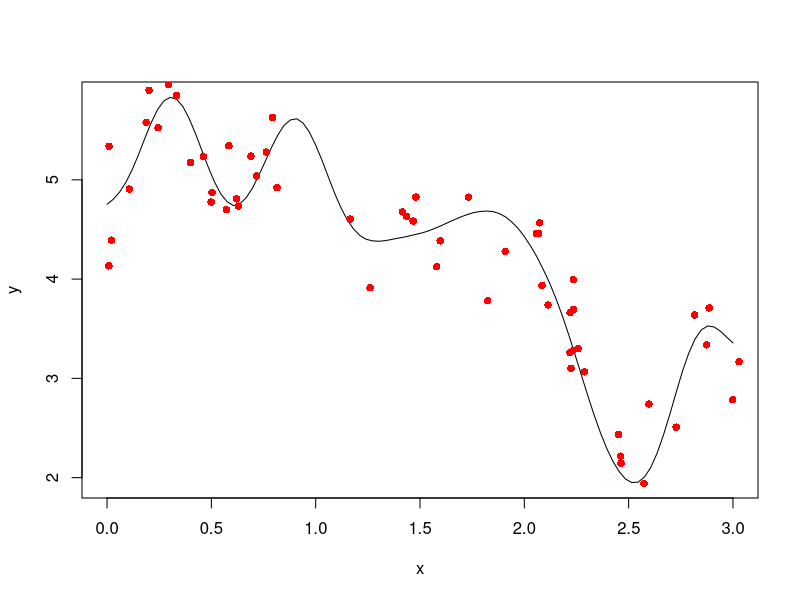

Reproduce this figure in R.
library(magrittr)
library(fields)

set.seed(12413344)

x = seq(0,3, length.out = 100)

d = dist(x) %>% as.matrix()

sigma2=0.5
l = 3.5
sigma2_w = 0.1

beta0=5
beta1=-0.5

cov = sigma2*exp(-(d*l)^2) + ifelse(d==0,1e-6,0)

mu = beta0 + beta1 * x

y = mu + t(chol(cov)) %*% rnorm(length(x))
y2 = y +rnorm(length(x),0,sigma2_w)




x_pred = c(0.01,2.999,rnorm(20,0.5,0.33), rnorm(20, 2.2,0.33), runif(20, 0, 3)) %>% sort() %>% .[. >= 0]
d_pred = dist(x_pred) %>% as.matrix()
cov_pred = sigma2*exp(-(d_pred*l)^2) + ifelse(d_pred==0,sigma2_w,0)

d_o_pred = rdist(x, x_pred) %>% as.matrix()
cov_o_pred = sigma2*exp(-(d_o_pred*l)^2) + ifelse(d_o_pred==0,sigma2_w,0)
cov_pred_o = t(cov_o_pred)

cond_mu  = (beta0 + beta1 * x_pred) + cov_pred_o %*% solve(cov) %*% (y - mu)
cond_cov = cov_pred - cov_pred_o %*% solve(cov) %*% cov_o_pred

y_pred = cond_mu + t(chol(cond_cov)) %*% rnorm(length(x_pred))


plot(x,y,type='l')
points(x_pred, y_pred, pch=16, col='red')

gp = data.frame(x = x_pred, y = y_pred)
gp_truth = data.frame(x = x, y = y)

saveRDS(gp,"gp.rds")
saveRDS(gp_truth,"gp_truth.rds")
